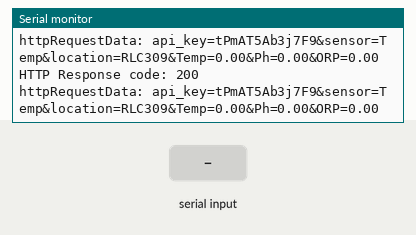
The sketch below on a simulated ESP8266 (NodeMCU). Parts: the last lines printed to the serial monitor. Inputs (shaded band) come from the test bench. WiFi joins after 1.5 s; servers stay silent unless stated; uploads are accepted with an empty reply.

Above: at 2.7 s.
2.8 s: "90,45,200\n" received over Serial
At 3.02 s:
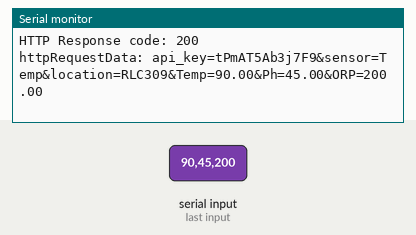
4.3 s: "30,150,10\n" received over Serial
At 4.47 s:
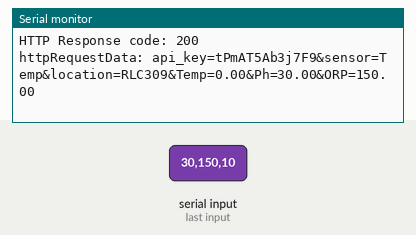
Timing chart, 0 to 7.3 s (numbered marks = the images above; inputs shaded):
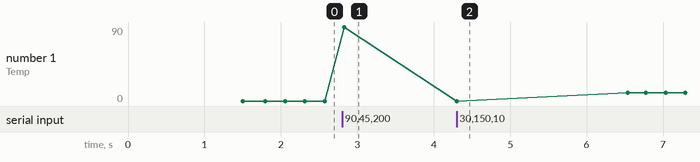

Measured:
- after the input at 2.8 s, the serial monitor: prints a new line at once (image 1)
- after the input at 4.3 s, the serial monitor: prints a new line at once (image 2)
- plotted number 1: 0 → 90 after the input at 2.8 s, 90 → 10 after the input at 4.3 s

The sketch:

BIGINTesp.ino
```cpp
#include <ESP8266WiFi.h>
  #include <ESP8266HTTPClient.h>
  #include <WiFiClient.h>

// Replace with your network credentials
const char* ssid     = "Jaspernet";


// REPLACE with your Domain name and URL path or IP address with path
const char* serverName = "http://h2ocapstone2022.ddns.net:9999/testcode/post-esp-data.php";

// Keep this API Key value to be compatible with the PHP code provided in the project page.
// If you change the apiKeyValue value, the PHP file /post-esp-data.php also needs to have the same key
String apiKeyValue = "tPmAT5Ab3j7F9";

String sensorName = "Temp";
String sensorLocation = "RLC309";
float  temp, ph, orp;


void setup() {
  Serial.begin(9600);

  WiFi.begin(ssid);
  Serial.println("Connecting");
  while(WiFi.status() != WL_CONNECTED) {
    delay(500);
    Serial.print(".");
  }
  Serial.println("");
  Serial.print("Connected to WiFi network with IP Address: ");
  Serial.println(WiFi.localIP());


}

void loop() {
  if (Serial.available()>0){
  temp = Serial.parseFloat();
  ph= Serial.parseFloat();
  orp= Serial.parseFloat();
 //delay(1000);
  }


  //Check WiFi connection status
  if(WiFi.status()== WL_CONNECTED){
    WiFiClient client;
    HTTPClient http;

    // Your Domain name with URL path or IP address with path
    http.begin(client, serverName);

    // Specify content-type header
    http.addHeader("Content-Type", "application/x-www-form-urlencoded");

    // Prepare your HTTP POST request data
    String httpRequestData = "api_key=" + apiKeyValue + "&sensor=" + sensorName
                          + "&location=" + sensorLocation + "&Temp=" + temp
                          + "&Ph=" + ph + "&ORP=" + orp ;
    Serial.print("httpRequestData: ");
    Serial.println(httpRequestData);

    // You can comment the httpRequestData variable above
    // then, use the httpRequestData variable below (for testing purposes without the BME280 sensor)
    //String httpRequestData = "api_key=tPmAT5Ab3j7F9&sensor=BME280&location=Office&value1=24.75&value2=49.54&value3=1005.14";

    // Send HTTP POST request
    int httpResponseCode = http.POST(httpRequestData);

    // If you need an HTTP request with a content type: text/plain
    //http.addHeader("Content-Type", "text/plain");
    //int httpResponseCode = http.POST("Hello, World!");

    // If you need an HTTP request with a content type: application/json, use the following:
    //http.addHeader("Content-Type", "application/json");
    //int httpResponseCode = http.POST("{\"value1\":\"19\",\"value2\":\"67\",\"value3\":\"78\"}");

    if (httpResponseCode>0) {
      Serial.print("HTTP Response code: ");
      Serial.println(httpResponseCode);
    }
    else {
      Serial.print("Error code: ");
      Serial.println(httpResponseCode);
    }
    // Free resources
    http.end();
  }
  else {
    Serial.println("WiFi Disconnected");
  }
  //Send an HTTP POST request every 30 seconds
  //delay(30000);
}
```
